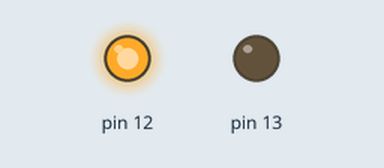
The sketch below on a simulated Arduino Uno, built with avr-gcc and run on an emulated ATmega328P. Parts: output pins drawn as LEDs (lit = HIGH).

Above: at 0.1 s.
Timing chart, 0 to 1.6 s (numbered marks = the images above):
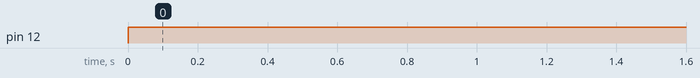

The sketch:

ventilador_motorDC.ino
```cpp
//El diseño del circuito está en mi cuneta de tinkercad.com
void setup()
{
  pinMode(13, OUTPUT);
  pinMode(12, OUTPUT);
}

void loop()
{
 digitalWrite(13, LOW);
  digitalWrite(12, HIGH);
}
```

Measured:
- by itself, pin 12: LOW → HIGH at 0.00 s
